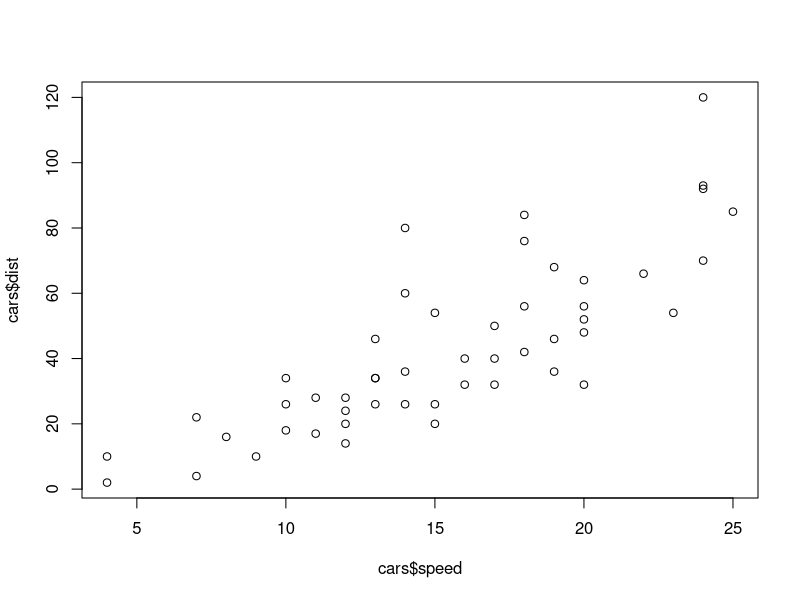
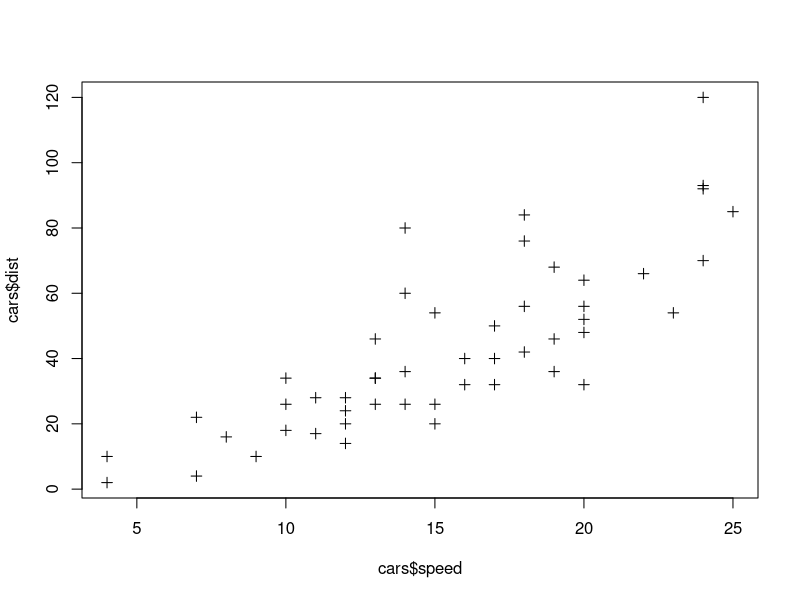
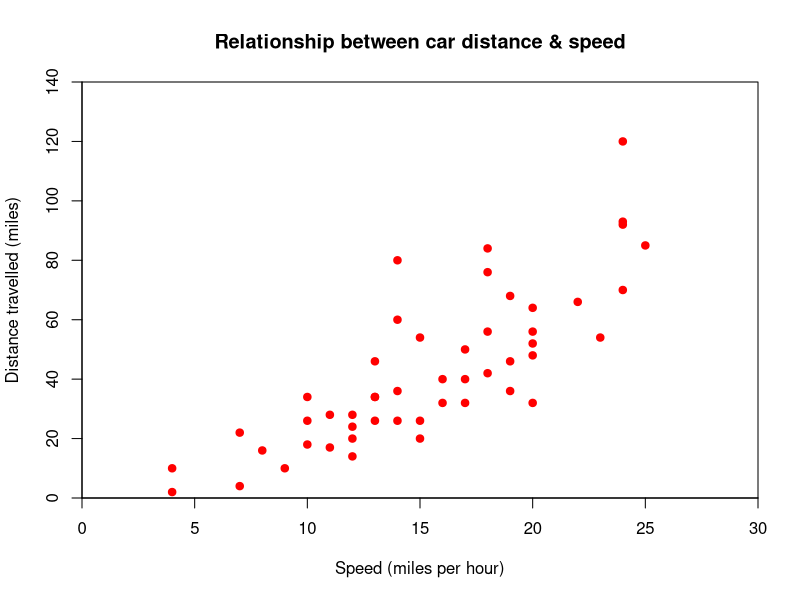

The R script that drew these images, in order:
# The distance travelled by cars with plotted with their speed
plot(cars$dist ~ cars$speed)

# Another symbol of scatter plot
plot(cars$dist ~ cars$speed, pch = 3)


# To get better look graph
plot(cars$dist ~  cars$speed, # y ~ x
     main = "Relationship between car distance & speed", # Plot Title
     xlab = "Speed (miles per hour)", # X axis title
     ylab = "Distance travelled (miles)", # Y axis title
     xlim = c(0,30), #Set x axis limits from  0 to 30
     ylim = c(0,140), #Set y axis limits from  0 to 140
     xaxs = "i", # Set x axis style as internal
     yaxs = "i", # Set y axis style as internalcars
     col = "red", # Set the color of plotting symbol to red 
     pch = 19) # Set the plotting symbol to filled dots
